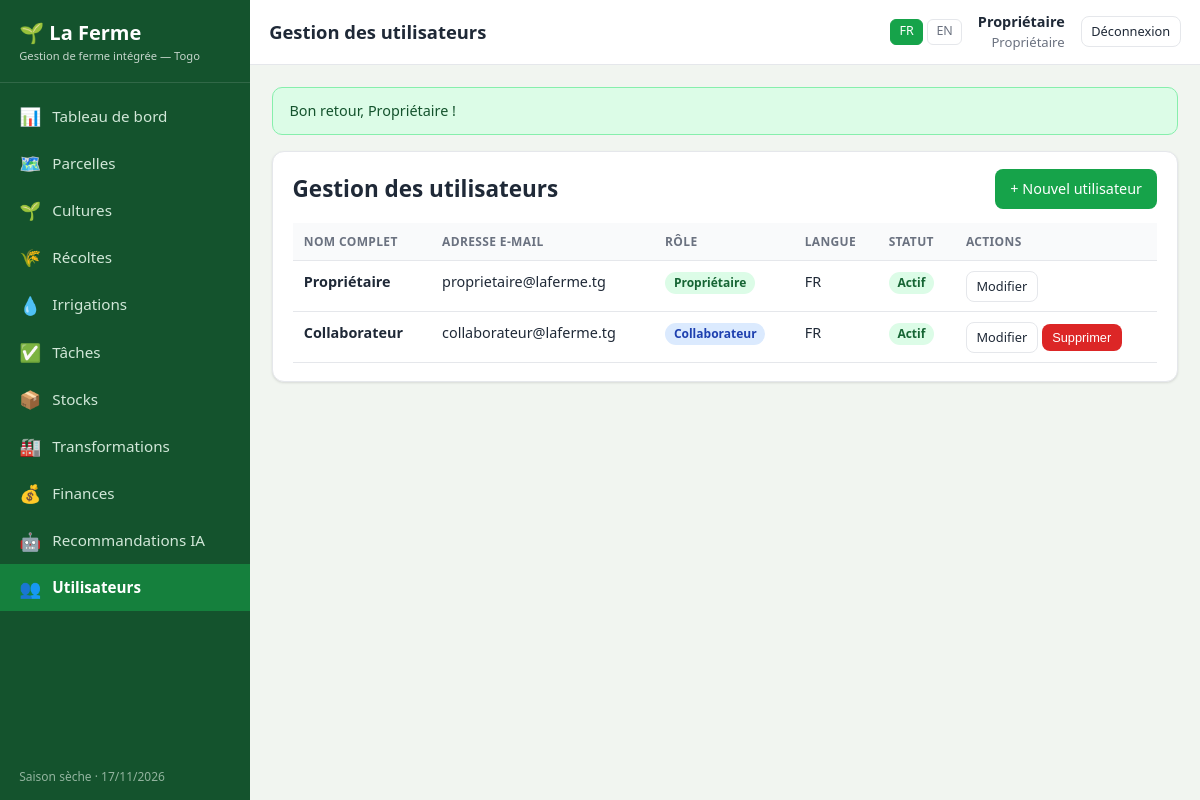
Screenshot of /utilisateurs.php (signed in) with the database file from the repository.
### tables this page shows
CREATE TABLE `users` (
  `id` int(11) NOT NULL,
  `nom` varchar(120) NOT NULL,
  `email` varchar(160) NOT NULL,
  `mot_de_passe` varchar(255) NOT NULL,
  `role` enum('proprietaire','collaborateur') NOT NULL DEFAULT 'collaborateur',
  `langue` enum('fr','en') NOT NULL DEFAULT 'fr',
  `actif` tinyint(1) NOT NULL DEFAULT 1,
  `created_at` datetime NOT NULL DEFAULT current_timestamp()
);

### includes/functions.php (called while the page is built, shortened)
<?php
require_once __DIR__ . '/db.php';
function current_lang(): string
{
    return $_SESSION['lang'] ?? 'fr';
}
function lang_dict(): array
{
    static $dict = null;
    if ($dict === null) {
        $dict = require __DIR__ . '/../lang/' . current_lang() . '.php';
    }
    return $dict;
}
function t(string $key): string
{
    $dict = lang_dict();
    if (isset($dict[$key])) {
        return $dict[$key];
    }
    return ucfirst(str_replace('_', ' ', $key));
}
function te(string $prefix, $value): string
{
    return t($prefix . '_' . $value);
}
function e($value): string
{
    return htmlspecialchars((string)$value, ENT_QUOTES, 'UTF-8');
}
function get_flashes(): array
{
    $f = $_SESSION['flash'] ?? [];
    return $f;
}
function current_user(): ?array
{
    static $user = null;
    if ($user === null) {
        $user = fetch_one('SELECT * FROM users WHERE id = ? AND actif = 1', [$_SESSION['user_id']]);
    }
    return $user ?: null;
}
function is_logged_in(): bool
{
    return current_user() !== null;
}
function require_login(): void
{
    if (!is_logged_in()) {
        redirect('login.php');
    }
}
function require_proprietaire(): void
{
    require_login();
}
function season_for_month(int $month): string
{
    return ($month >= 4 && $month <= 10) ? 'rainy' : 'dry';
}
function season_label(): string
{
    return t(season_for_month((int)date('n')) === 'rainy' ? 'season_rainy' : 'season_dry');
}

### includes/db.php (called while the page is built, shortened)
<?php
function db(): PDO
{
    static $pdo = null;
    if ($pdo instanceof PDO) {
        return $pdo;
    }
    $dsn = sprintf('mysql:host=%s;port=%s;dbname=%s;charset=utf8mb4', DB_HOST, DB_PORT, DB_NAME);
    try {
        $pdo = new PDO($dsn, DB_USER, DB_PASS, [
            PDO::ATTR_ERRMODE            => PDO::ERRMODE_EXCEPTION,
            PDO::ATTR_DEFAULT_FETCH_MODE => PDO::FETCH_ASSOC,
            PDO::ATTR_EMULATE_PREPARES   => false,
        ]);
    } catch (PDOException $e) {
        http_response_code(500);
        if (APP_DEBUG) {
            die('Connexion à la base de données impossible : ' . $e->getMessage()
                . '<br><br>Avez-vous exécuté <a href="' . BASE_URL . '/install.php">install.php</a> ?');
        }
        die('Erreur de connexion à la base de données.');
    }
    return $pdo;
}
function q(string $sql, array $params = []): PDOStatement
{
    $stmt = db()->prepare($sql);
    $stmt->execute($params);
    return $stmt;
}
function fetch_one(string $sql, array $params = []): ?array
{
    $row = q($sql, $params)->fetch();
    return $row === false ? null : $row;
}
function fetch_all(string $sql, array $params = []): array
{
    return q($sql, $params)->fetchAll();
}

### utilisateurs.php (the view, shortened to what this page needs)
<?php
require_once __DIR__ . '/includes/functions.php';
require_proprietaire();
$active     = 'utilisateurs';
$page_title = t('utilisateurs_title');
$me         = current_user();
$edit   = null;
$showForm = $edit !== null;
$users = fetch_all('SELECT * FROM users ORDER BY role, nom');
require __DIR__ . '/includes/header.php';
?>
<?php if ($showForm): ?>
<div class="card">
    <h2><?= empty($edit['id']) ? e(t('new_user')) : e(t('edit_user')) ?></h2>
    <form method="post">
        <?= csrf_field() ?>
        <input type="hidden" name="action" value="<?= empty($edit['id']) ? 'create' : 'update' ?>">
        <?php if (!empty($edit['id'])): ?><input type="hidden" name="id" value="<?= (int)$edit['id'] ?>"><?php endif; ?>
        <div class="form-grid">
            <div class="field">
                <label><?= e(t('name')) ?></label>
                <input type="text" name="nom" required value="<?= e($edit['nom'] ?? '') ?>">
            </div>
            <div class="field">
                <label><?= e(t('email')) ?></label>
                <input type="email" name="email" required value="<?= e($edit['email'] ?? '') ?>">
            </div>
            <div class="field">
                <label><?= e(t('new_password')) ?></label>
                <input type="password" name="mot_de_passe" <?= empty($edit['id']) ? 'required' : '' ?>>
                <?php if (!empty($edit['id'])): ?><span class="hint"><?= e(t('leave_blank_keep')) ?></span><?php endif; ?>
            </div>
            <div class="field">
                <label><?= e(t('role')) ?></label>
                <select name="role">
                    <?php foreach (['proprietaire', 'collaborateur'] as $r): ?>
                        <option value="<?= $r ?>" <?= ($edit['role'] ?? 'collaborateur') === $r ? 'selected' : '' ?>><?= e(te('role', $r)) ?></option>
                    <?php endforeach; ?>
                </select>
            </div>
            <div class="field">
                <label><?= e(t('language')) ?></label>
                <select name="langue">
                    <?php foreach (LANGS as $code => $lab): ?>
                        <option value="<?= $code ?>" <?= ($edit['langue'] ?? 'fr') === $code ? 'selected' : '' ?>><?= e($lab) ?></option>
                    <?php endforeach; ?>
                </select>
            </div>
            <div class="field">
                <label>&nbsp;</label>
                <label style="font-weight:400"><input type="checkbox" name="actif" value="1" <?= ($edit['actif'] ?? 1) ? 'checked' : '' ?>> <?= e(t('active')) ?></label>
            </div>
        </div>
        <div class="form-actions">
            <button class="btn btn-primary" type="submit"><?= e(t('save')) ?></button>
            <a class="btn btn-outline" href="<?= e(BASE_URL) ?>/utilisateurs.php"><?= e(t('cancel')) ?></a>
        </div>
    </form>
</div>
<?php else: ?>
<div class="card">
    <div class="card-head">
        <h2><?= e(t('utilisateurs_title')) ?></h2>
        <a class="btn btn-primary" href="<?= e(BASE_URL) ?>/utilisateurs.php?action=new">+ <?= e(t('new_user')) ?></a>
    </div>
    <div class="table-wrap">
        <table class="tbl">
            <thead>
                <tr>
                    <th><?= e(t('name')) ?></th>
                    <th><?= e(t('email')) ?></th>
                    <th><?= e(t('role')) ?></th>
                    <th><?= e(t('language')) ?></th>
                    <th><?= e(t('statut')) ?></th>
                    <th class="right"><?= e(t('actions')) ?></th>
                </tr>
            </thead>
            <tbody>
            <?php foreach ($users as $us): ?>
                <tr>
                    <td><strong><?= e($us['nom']) ?></strong></td>
                    <td><?= e($us['email']) ?></td>
                    <td><span class="badge badge-<?= $us['role'] === 'proprietaire' ? 'green' : 'blue' ?>"><?= e(te('role', $us['role'])) ?></span></td>
                    <td><?= e(strtoupper($us['langue'])) ?></td>
                    <td><span class="badge badge-<?= $us['actif'] ? 'green' : 'gray' ?>"><?= e($us['actif'] ? t('active') : t('inactive')) ?></span></td>
                    <td class="right">
                        <a class="btn btn-sm btn-outline" href="<?= e(BASE_URL) ?>/utilisateurs.php?action=edit&id=<?= (int)$us['id'] ?>"><?= e(t('edit')) ?></a>
                        <?php if ((int)$us['id'] !== (int)$me['id']): ?>
                            <form method="post" class="inline-form" data-confirm="<?= e(t('confirm_delete')) ?>">
                                <button class="btn btn-sm btn-danger" type="submit"><?= e(t('delete')) ?></button>
                            </form>
                        <?php endif; ?>
                    </td>
                </tr>
            <?php endforeach; ?>
            </tbody>
        </table>
    </div>
</div>
<?php endif; ?>
<?php require __DIR__ . '/includes/footer.php'; ?>

### includes/header.php (shortened to what this page needs)
<?php
require_once __DIR__ . '/functions.php';
$__u        = current_user();
$active     = $active ?? '';
$page_title = $page_title ?? t('nav_dashboard');
$__lang     = current_lang();
$__self     = basename($_SERVER['SCRIPT_NAME'] ?? 'index.php');
$__nav = [
    ['index.php',           '📊', t('nav_dashboard')],
    ['parcelles.php',       '🗺️', t('nav_parcelles')],
    ['cultures.php',        '🌱', t('nav_cultures')],
    ['recoltes.php',        '🌾', t('nav_recoltes')],
    ['irrigations.php',     '💧', t('nav_irrigations')],
    ['taches.php',          '✅', t('nav_taches')],
    ['stocks.php',          '📦', t('nav_stocks')],
    ['transformations.php', '🏭', t('nav_transformations')],
];
if (is_proprietaire()) {
    $__nav[] = ['finances.php', '💰', t('nav_finances')];
}
$__nav[] = ['recommandations.php', '🤖', t('nav_recommandations')];
if (is_proprietaire()) {
    $__nav[] = ['utilisateurs.php', '👥', t('nav_utilisateurs')];
}
?>
<!DOCTYPE html>
<html lang="<?= e($__lang) ?>">
<head>
    <link rel="stylesheet" href="<?= e(BASE_URL) ?>/assets/css/style.css">
</head>
<body>
<div class="app">
    <aside class="sidebar">
        <div class="brand">🌱 <?= e(APP_NAME) ?><small><?= e(t('tagline')) ?></small></div>
        <nav>
            <?php foreach ($__nav as $item): ?>
                <a href="<?= e(BASE_URL . '/' . $item[0]) ?>" class="<?= $active === basename($item[0], '.php') ? 'active' : '' ?>">
                    <span class="ico"><?= $item[1] ?></span><?= e($item[2]) ?>
                </a>
            <?php endforeach; ?>
        </nav>
        <div class="side-foot"><?= e(season_label()) ?> · <?= date('d/m/Y') ?></div>
    </aside>
    <div class="main">
        <header class="topbar">
            <h1><?= e($page_title) ?></h1>
            <div class="lang-switch">
                <?php foreach (LANGS as $code => $label):
                    $__q = $_GET;
                    $__q['lang'] = $code; ?>
                    <a href="<?= e($__self . '?' . http_build_query($__q)) ?>" class="<?= $__lang === $code ? 'active' : '' ?>"><?= e(strtoupper($code)) ?></a>
                <?php endforeach; ?>
            </div>
            <div class="who">
                <?php if ($__u): ?>
                    <strong><?= e($__u['nom']) ?></strong>
                    <?= e(te('role', $__u['role'])) ?>
                <?php endif; ?>
            </div>
            <a class="btn btn-outline btn-sm" href="<?= e(BASE_URL) ?>/logout.php"><?= e(t('nav_logout')) ?></a>
        </header>
        <main class="content">
            <?php foreach (get_flashes() as $fl): ?>
                <div class="alert alert-<?= $fl['type'] === 'error' ? 'error' : ($fl['type'] === 'warn' ? 'warn' : 'success') ?>">
                    <?= e($fl['message']) ?>
                </div>
            <?php endforeach; ?>

### assets/css/style.css (style rules this page uses)
:root { --green-900: #14532d; --green-700: #15803d; --green-600: #16a34a; --green-500: #22c55e; --green-100: #dcfce7; --earth: #b45309; --bg: #f1f5f0; --card: #ffffff; --text: #1f2937; --muted: #6b7280; --border: #e5e7eb; --danger: #dc2626; --warning: #d97706; --info: #2563eb; --radius: 12px; --shadow: 0 1px 3px rgba(0,0,0,.08), 0 1px 2px rgba(0,0,0,.04); }
* { box-sizing: border-box; }
html, body { margin: 0; padding: 0; }
body { font-family: "Segoe UI", system-ui, -apple-system, Roboto, Arial, sans-serif; background: var(--bg); color: var(--text); font-size: 15px; line-height: 1.5; }
a { color: var(--green-700); text-decoration: none; }
h1, h2, h3 { margin: 0 0 .6rem; line-height: 1.25; }
.right { text-align: right; }
.app { display: flex; min-height: 100vh; }
.sidebar { width: 250px; background: var(--green-900); color: #e6f4ea; display: flex; flex-direction: column; flex-shrink: 0; position: sticky; top: 0; height: 100vh; overflow-y: auto; }
.sidebar .brand { padding: 1.1rem 1.2rem; font-size: 1.25rem; font-weight: 700; color: #fff; border-bottom: 1px solid rgba(255,255,255,.12); }
.sidebar .brand small { display: block; font-size: .7rem; font-weight: 400; opacity: .75; }
.sidebar nav { padding: .6rem 0; flex: 1; }
.sidebar nav a { display: flex; align-items: center; gap: .7rem; padding: .65rem 1.2rem; color: #d1e7d8; font-size: .95rem; }
.sidebar nav a.active { background: var(--green-700); color: #fff; font-weight: 600; }
.sidebar nav a .ico { font-size: 1.1rem; }
.sidebar .side-foot { padding: .9rem 1.2rem; font-size: .75rem; opacity: .6; }
.main { flex: 1; display: flex; flex-direction: column; min-width: 0; }
.topbar { background: var(--card); border-bottom: 1px solid var(--border); padding: .7rem 1.2rem; display: flex; align-items: center; gap: 1rem; position: sticky; top: 0; z-index: 20; }
.topbar h1 { font-size: 1.15rem; margin: 0; flex: 1; }
.topbar .who { font-size: .82rem; color: var(--muted); text-align: right; }
.topbar .who strong { display: block; color: var(--text); font-size: .9rem; }
.lang-switch { display: flex; gap: .3rem; }
.lang-switch a { padding: .15rem .5rem; border: 1px solid var(--border); border-radius: 6px; font-size: .78rem; color: var(--muted); }
.lang-switch a.active { background: var(--green-600); color: #fff; border-color: var(--green-600); }
.content { padding: 1.4rem; max-width: 1200px; width: 100%; }
.card { background: var(--card); border: 1px solid var(--border); border-radius: var(--radius); box-shadow: var(--shadow); padding: 1.1rem 1.2rem; margin-bottom: 1.2rem; }
.card-head { display: flex; align-items: center; justify-content: space-between; gap: 1rem; margin-bottom: .9rem; flex-wrap: wrap; }
.card-head h2 { margin: 0; }
.btn { display: inline-flex; align-items: center; gap: .4rem; padding: .5rem .9rem; border-radius: 8px; border: 1px solid transparent; background: #e5e7eb; color: var(--text); cursor: pointer; font-size: .9rem; font-weight: 500; white-space: nowrap; }
.btn-primary { background: var(--green-600); color: #fff; }
.btn-outline { background: transparent; border-color: var(--border); color: var(--text); }
.btn-danger { background: var(--danger); color: #fff; }
.btn-sm { padding: .3rem .6rem; font-size: .8rem; }
.inline-form { display: inline; }
.table-wrap { overflow-x: auto; }
table.tbl { width: 100%; border-collapse: collapse; font-size: .9rem; }
table.tbl th, table.tbl td { padding: .6rem .7rem; text-align: left; border-bottom: 1px solid var(--border); vertical-align: top; }
table.tbl th { font-size: .75rem; text-transform: uppercase; letter-spacing: .03em; color: var(--muted); background: #f9fafb; }
.badge { display: inline-block; padding: .15rem .55rem; border-radius: 999px; font-size: .75rem; font-weight: 600; }
.badge-green { background: var(--green-100); color: var(--green-800, #166534); }
.badge-blue { background: #dbeafe; color: #1e40af; }
.alert { padding: .75rem 1rem; border-radius: 10px; margin-bottom: 1rem; font-size: .9rem; }
.alert-success { background: var(--green-100); color: #14532d; border: 1px solid #86efac; }

### rows the page displays
users: nom "Propriétaire", role "Propriétaire", email "proprietaire@laferme.tg", langue "FR", actif "Actif"
users: nom "Collaborateur", email "collaborateur@laferme.tg", role "Collaborateur", langue "FR", actif "Actif"

### other values shown
APP_NAME "La Ferme"
t('tagline') "Gestion de ferme intégrée — Togo"
$item[1] "📊"
$item[2] "Tableau de bord"
$item[1] "🗺️"
$item[2] "Parcelles"
$item[1] "🌱"
$item[2] "Cultures"
$item[1] "🌾"
$item[2] "Récoltes"
$item[1] "💧"
$item[2] "Irrigations"
$item[1] "✅"
$item[2] "Tâches"
$item[1] "📦"
